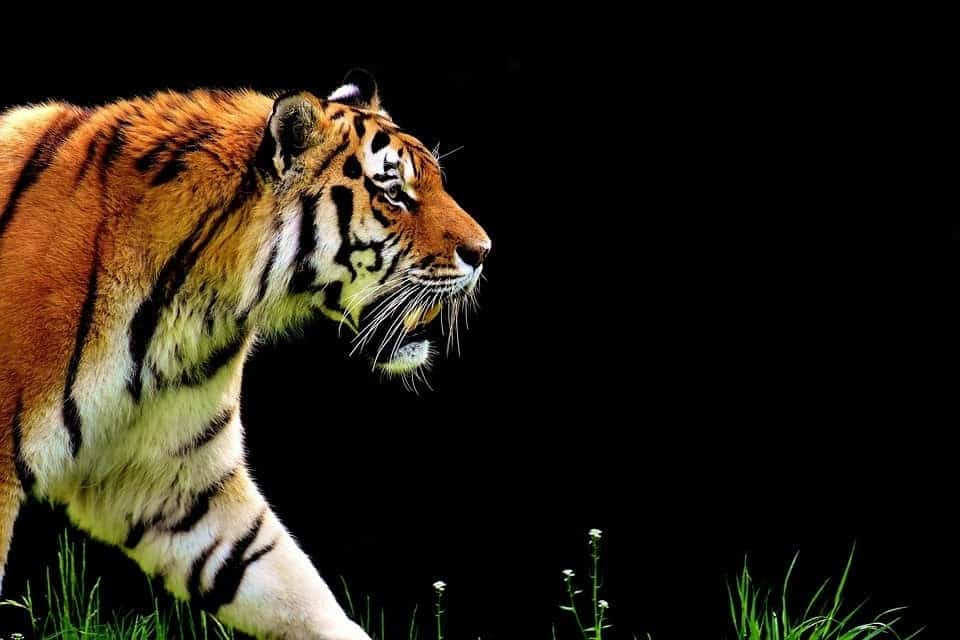
#> input picture input_image-1.jpg, 960 x 640 px, found by its file name
$ jupyter execute CV_Projects_RA2211003010014.ipynb   (shell and % lines are left out)
#> lines starting #> are read from the running program, lines starting #| are printed output that depends on the picture; after the words box and inside, x2 and y2 are one past the last pixel; in counts of white or black regions, pixels touching at a corner belong together
[cell 1]
import cv2
import os
import matplotlib.pyplot as plt

# **Canny Edge Detection**

[cell 2]
import cv2
import numpy as np
import matplotlib.pyplot as plt

img_path = "/content/input_image-1.jpg"
image = cv2.imread(img_path)
#> image is the input picture: shape (640, 960, 3); mean B, G, R 21.1, 32.3, 39.7
image = cv2.resize(image, (256, 256))
#> image: shape (256, 256, 3)

gray = cv2.cvtColor(image, cv2.COLOR_BGR2GRAY)
edges = cv2.Canny(gray, 100, 200)
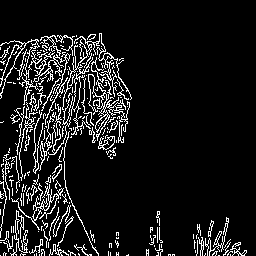
#> edges: shape (256, 256); 9.9% white in thin lines or dots, all inside (x1, y1, x2, y2) = (0, 33, 247, 256)

plt.figure(figsize=(10, 4))
plt.subplot(1, 2, 1)
plt.imshow(cv2.cvtColor(image, cv2.COLOR_BGR2RGB))
plt.title("Original Image")
plt.axis("off")
plt.subplot(1, 2, 2)
plt.imshow(edges, cmap='gray')
plt.title("Canny Edge Detection")
plt.axis("off")
plt.suptitle("Edge Detection: ra9Ip.jpg", fontsize=12)
plt.tight_layout()
plt.show()

# **Harris Corner Detection**

[cell 3]
import cv2
import numpy as np
import matplotlib.pyplot as plt

img_path = "/content/499b833512fe5244c140e9490b07b4f6.jpg"
image = cv2.imread(img_path)
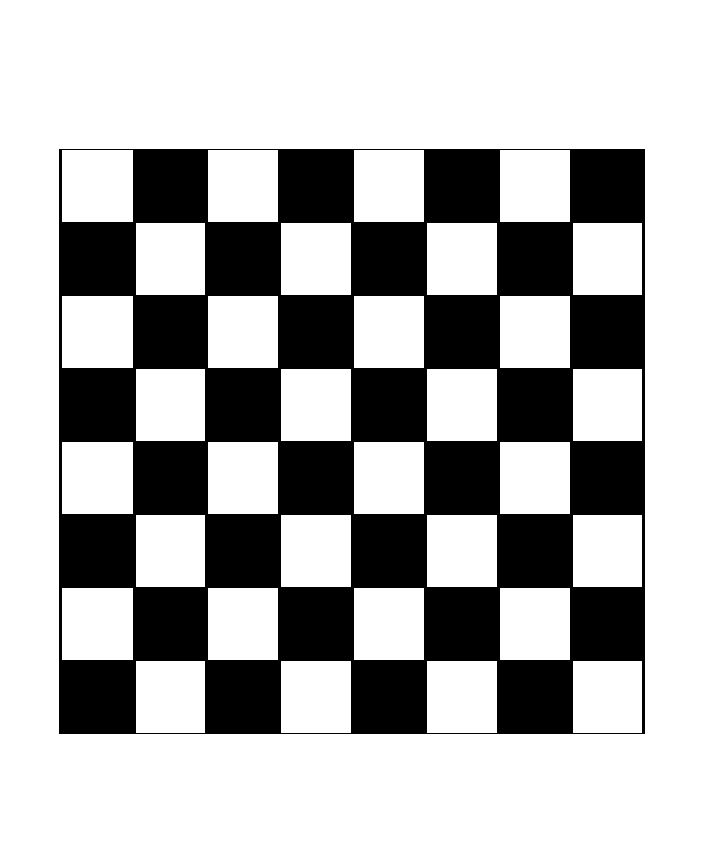
#> input picture 499b833512fe5244c140e9490b07b4f6.jpg, 718 x 865 px, found by its file name
#> image is the input picture: shape (865, 718, 3); min 0, max 255, mean 180.3
image = cv2.resize(image, (256, 256))
#> image: shape (256, 256, 3)

gray = cv2.cvtColor(image, cv2.COLOR_BGR2GRAY)
gray = np.float32(gray)

dst = cv2.cornerHarris(gray, blockSize=2, ksize=3, k=0.04)
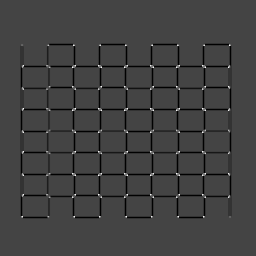
#> dst: shape (256, 256) float32; min -169130016, max 457171072, mean -7896120; drawn with min black and max white
dst = cv2.dilate(dst, None)
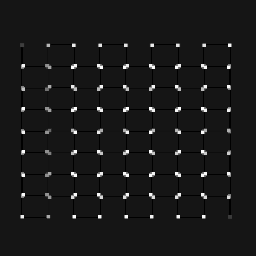
#> dst: shape (256, 256) float32; min -42283804, max 457171072, mean 7641583; drawn with min black and max white
image_with_corners = image.copy()
image_with_corners[dst > 0.01 * dst.max()] = [0, 0, 255]
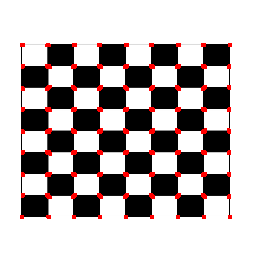
#> image_with_corners: shape (256, 256, 3); mean B, G, R 176.7, 176.7, 184.7

plt.figure(figsize=(10, 4))
plt.subplot(1, 2, 1)
plt.imshow(cv2.cvtColor(image, cv2.COLOR_BGR2RGB))
plt.title("Original Image")
plt.axis("off")
plt.subplot(1, 2, 2)
plt.imshow(cv2.cvtColor(image_with_corners, cv2.COLOR_BGR2RGB))
plt.title("Harris Corners")
plt.axis("off")
plt.suptitle("Corner Detection: ra9Ip.jpg", fontsize=12)
plt.tight_layout()
plt.show()
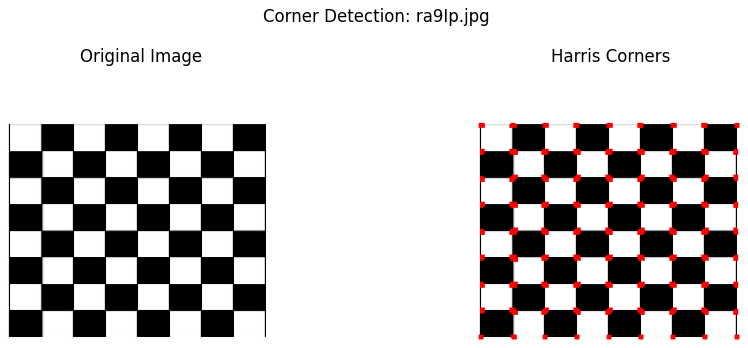
#> figure drawn by matplotlib, 2 panels

# **Shape Detection**

[cell 4]
img = cv2.imread("/content/785e2b17-ac3e-4a14-b747-313ba61d7156.jpg")
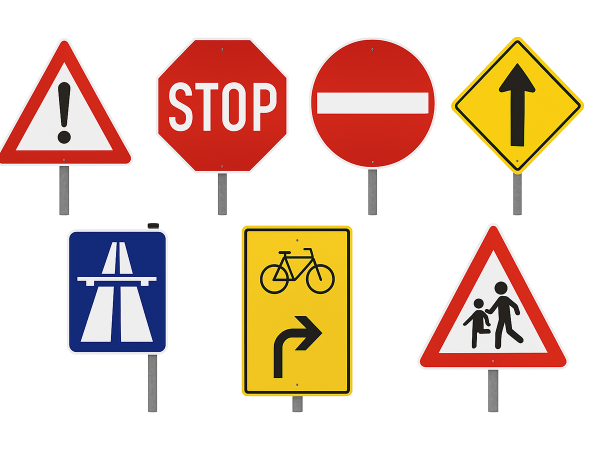
#> input picture 785e2b17-ac3e-4a14-b747-313ba61d7156.jpg, 1200 x 900 px, found by its file name (shown at 1/2 size)
#> img is the input picture: shape (900, 1200, 3); mean B, G, R 195.1, 209.2, 231.9
img = cv2.resize(img, (800, 600))
#> img: shape (600, 800, 3)
gray = cv2.cvtColor(img, cv2.COLOR_BGR2GRAY)
#> gray: shape (600, 800)
blur = cv2.GaussianBlur(gray, (7,7), 0)

thresh = cv2.adaptiveThreshold(blur, 255, cv2.ADAPTIVE_THRESH_GAUSSIAN_C,
                               cv2.THRESH_BINARY_INV, 11, 5)
#> thresh: shape (600, 800); 8.3% white; 34 white regions (3 under 20 px), largest, box (x1, y1, x2, y2) and area: (415, 53, 579, 222) 3619, (99, 318, 213, 460) 3546, (325, 304, 467, 526) 3154

edges = cv2.Canny(thresh, 50, 150)
#> edges: shape (600, 800); 3.9% white in thin lines or dots, all inside (x1, y1, x2, y2) = (0, 52, 775, 550)
contours, _ = cv2.findContours(edges, cv2.RETR_EXTERNAL, cv2.CHAIN_APPROX_SIMPLE)
#> contours = 17 contours; largest, box (x1, y1, x2, y2) and area: (324, 303, 467, 526) 31356, (210, 52, 382, 228) 24894, (414, 52, 579, 222) 21941, (91, 308, 221, 469) 20560, (559, 300, 755, 489) 19656
output = img.copy()

for cnt in contours:
    area = cv2.contourArea(cnt)
    if area < 2000:
        continue
    peri = cv2.arcLength(cnt, True)
    approx = cv2.approxPolyDP(cnt, 0.03 * peri, True)
    x, y, w, h = cv2.boundingRect(approx)

    if len(approx) == 3:
        shape = "Triangle"
        color = (0, 0, 255)  # Red
    elif len(approx) == 4:
        ar = w / float(h)
        shape = "Square" if 0.9 <= ar <= 1.1 else "Rectangle"
        color = (0, 255, 0)  # Green
    elif len(approx) == 8:
        shape = "Octagon"
        color = (255, 0, 255)  # Purple
    else:
        shape = "Circle"
        color = (255, 0, 0)  # Blue
    cv2.drawContours(output, [cnt], -1, color, 3)
    cv2.putText(output, shape, (x, y - 10), cv2.FONT_HERSHEY_SIMPLEX,
                0.7, color, 2)
#> this loop made 17 passes
#> (area, peri, approx, x, y, w, h, ar) on passes 4, 5, 14: (20560, 566.3, [[94, 311], [93, 465], [216, 468], [218, 311]], 93, 311, 126, 158, 0.797), (31355.5, 720.4, [[326, 305], [326, 523], [465, 524], [466, 306]], 326, 305, 141, 220, 0.641), (15680, 495, [[688, 53], [605, 141], [692, 227], [774, 138]], 605, 53, 170, 175, 0.971)
#> (area, peri, approx, x, y, w, h, shape) on pass 6: (19656, 651.2, [[653, 302], [561, 487], [752, 488]], 561, 302, 192, 187, 'Triangle')
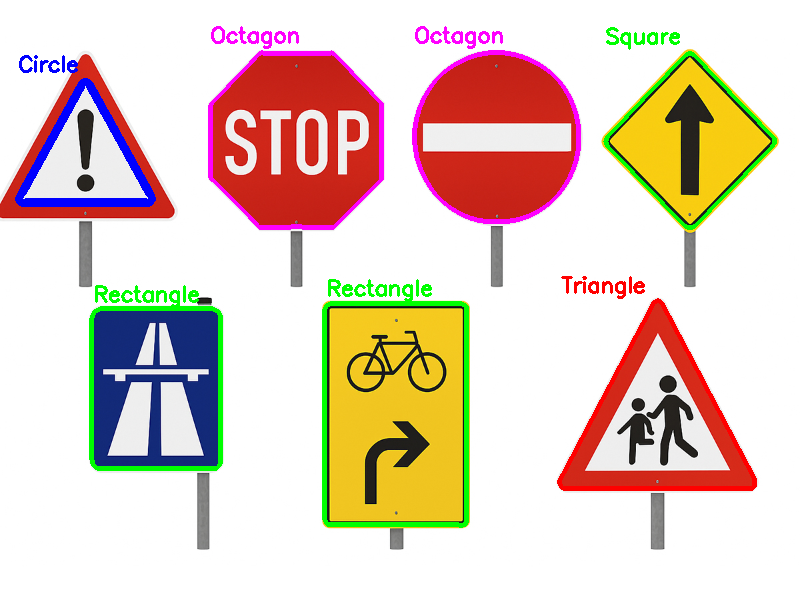
#> output: shape (600, 800, 3); mean B, G, R 194.2, 207.2, 226.9
fig, axes = plt.subplots(1, 3, figsize=(10, 7))

axes[0].imshow(img)
axes[0].set_title("Original Image")
axes[0].axis("off")
axes[1].imshow(edges, cmap="gray")
axes[1].set_title("Edges (Canny)")
axes[1].axis("off")
axes[2].imshow(output)
axes[2].set_title("Detected Shapes (Labeled)")
axes[2].axis("off")
plt.tight_layout()
plt.show()
#> figure, not shown here; B, G, R data is drawn as R, G, B

[cell 5]
import cv2
import numpy as np
import matplotlib.pyplot as plt

# Load the uploaded image
# NOTE: Using a placeholder path for demonstration. Replace with your actual path.
try:
    img = cv2.imread("image_ee78a7.png")
    if img is None:
        img = cv2.imread("/content/785e2b17-ac3e-4a14-b747-313ba61d7156.jpg")
except:
    img = np.zeros((600, 800, 3), dtype=np.uint8)

# Resize for easier visualization
img = cv2.resize(img, (800, 600))

# --------------------------------
# STEP 1: Preprocessing
# --------------------------------
gray = cv2.cvtColor(img, cv2.COLOR_BGR2GRAY)
blur = cv2.GaussianBlur(gray, (7,7), 0)

# Adaptive threshold helps under varying lighting
thresh = cv2.adaptiveThreshold(blur, 255, cv2.ADAPTIVE_THRESH_GAUSSIAN_C,
                               cv2.THRESH_BINARY_INV, 11, 5)

# Adding Morphological Closing to connect broken edges (helps with dark signs)
kernel = np.ones((5, 5), np.uint8)
closed = cv2.morphologyEx(thresh, cv2.MORPH_CLOSE, kernel, iterations=2)
#> closed: shape (600, 800); 11.6% white; 11 white regions (1 under 20 px), largest, box (x1, y1, x2, y2) and area: (560, 301, 755, 550) 11569, (211, 53, 382, 287) 10417, (92, 297, 221, 550) 9237

edges = cv2.Canny(closed, 50, 150)
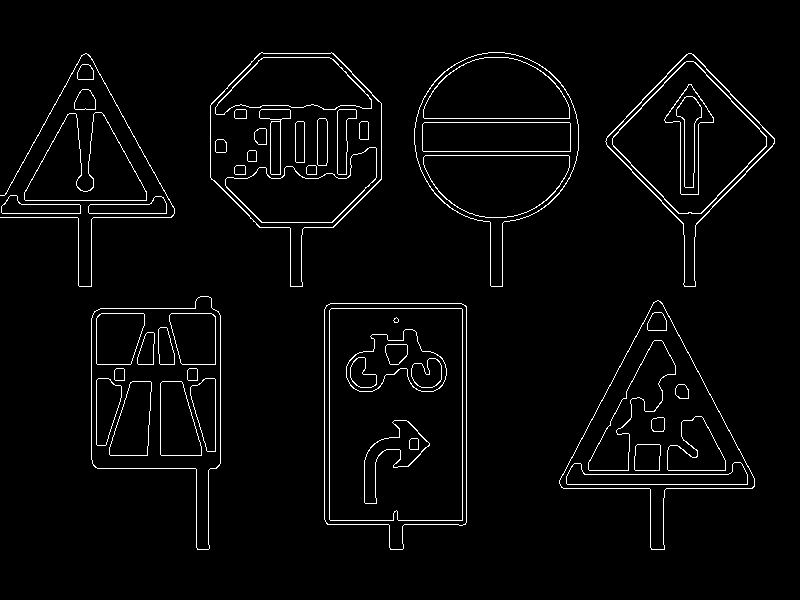
#> edges: shape (600, 800); 3% white in thin lines or dots, all inside (x1, y1, x2, y2) = (0, 52, 775, 550)

# --------------------------------
# STEP 2: Contour Detection
# --------------------------------
contours, _ = cv2.findContours(edges, cv2.RETR_EXTERNAL, cv2.CHAIN_APPROX_SIMPLE)
#> contours = 12 contours; largest, box (x1, y1, x2, y2) and area: (324, 303, 467, 550) 31686, (210, 52, 382, 287) 25568, (414, 52, 579, 287) 22723, (91, 296, 221, 550) 21717, (559, 300, 755, 550) 20464
output = img.copy()

for cnt in contours:
    area = cv2.contourArea(cnt)
    # Refinement 1: Increased Area Threshold to filter out noise like posts and internal text
    if area < 5000:
        continue

    peri = cv2.arcLength(cnt, True)
    # Refinement 2: Decreased approximation factor slightly (0.025 instead of 0.03)
    # to get a more accurate vertex count for complex shapes like octagons/circles.
    approx = cv2.approxPolyDP(cnt, 0.025 * peri, True)

    x, y, w, h = cv2.boundingRect(approx)
    num_vertices = len(approx)

    # Identify shape
    shape = "Unknown"
    color = (0, 0, 0) # Black default

    if num_vertices == 3:
        shape = "Triangle"
        color = (0, 0, 255)  # Red
    elif num_vertices == 4:
        ar = w / float(h)
        # Check for Square/Rectangle/Diamond
        if 0.8 <= ar <= 1.2:
            # A rotated square (Diamond) will also have num_vertices == 4 and ar close to 1
            shape = "Square"
        else:
            shape = "Rectangle"
        color = (0, 255, 0)  # Green
    elif num_vertices >= 7 and num_vertices <= 9:
        # Octagons often approximate to 7-9 vertices
        shape = "Octagon"
        color = (255, 0, 255)  # Purple
    else:
        # Refinement 3: Robust Circle Check
        # If the number of vertices is high (e.g., > 9), it's likely a circle.
        if num_vertices > 9:
            # Additionally, check the circularity by comparing the area to the bounding box area
            rect_area = w * h
            extent = area / rect_area
            if extent > 0.7: # High extent (area fills most of the bounding box)
                shape = "Circle"
                color = (255, 0, 0)  # Blue
            else:
                 shape = "Complex Shape" # Fallback for odd shapes

    # Draw contour and label
    cv2.drawContours(output, [cnt], -1, color, 3)
    cv2.putText(output, shape, (x, y - 10), cv2.FONT_HERSHEY_SIMPLEX,
                0.7, color, 2)
#> this loop made 12 passes
#> (area, peri, x, y, w, h, num_vertices, shape) on pass 11: (22723, 681.2, 414, 52, 165, 235, 10, 'Complex Shape')
#> (area, peri, x, y, w, h, num_vertices, shape) on passes 1, 2, 3, 6, 9, 12: (31686.5, 768.9, 326, 305, 141, 245, 7, 'Octagon'), (20464, 771.7, 559, 300, 196, 250, 6, 'Unknown'), (21717, 746.1, 92, 308, 129, 242, 5, 'Unknown'), (6233, 523.4, 24, 112, 123, 88, 6, 'Unknown'), (16303, 617, 605, 53, 170, 234, 6, 'Unknown'), (25568.5, 697.4, 210, 52, 172, 235, 9, 'Octagon')
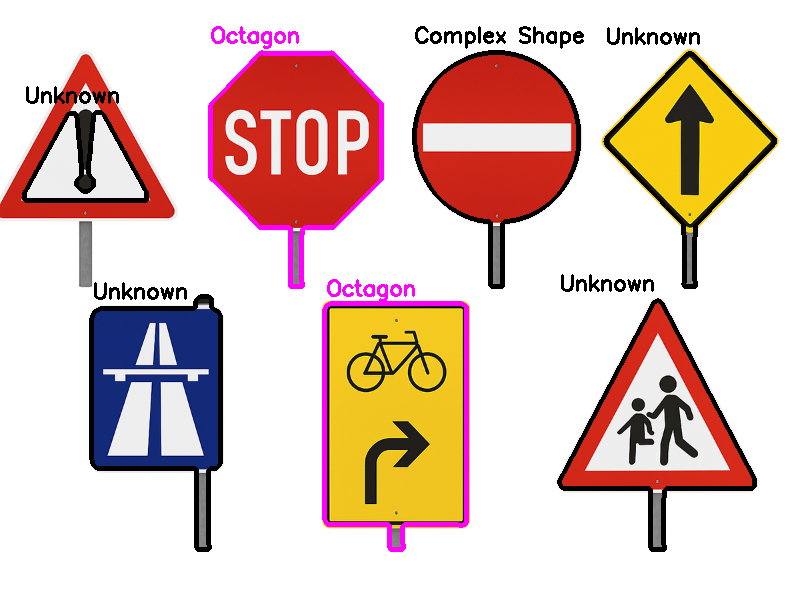
#> output: shape (600, 800, 3); mean B, G, R 191.5, 200, 225.1

# --------------------------------
# STEP 3: Show Result
# --------------------------------
output_rgb = cv2.cvtColor(output, cv2.COLOR_BGR2RGB)
img_rgb = cv2.cvtColor(img, cv2.COLOR_BGR2RGB)
# Assuming you would display the result as before
# ... (Plotting code remains the same)
fig, axes = plt.subplots(1, 3, figsize=(10, 7))

axes[0].imshow(img)
axes[0].set_title("Original Image")
axes[0].axis("off")

axes[1].imshow(edges, cmap="gray")
axes[1].set_title("Edges (Canny)")
axes[1].axis("off")

axes[2].imshow(output)
axes[2].set_title("Detected Shapes (Labeled)")
axes[2].axis("off")

plt.tight_layout()
plt.show()
#> figure, not shown here; B, G, R data is drawn as R, G, B
